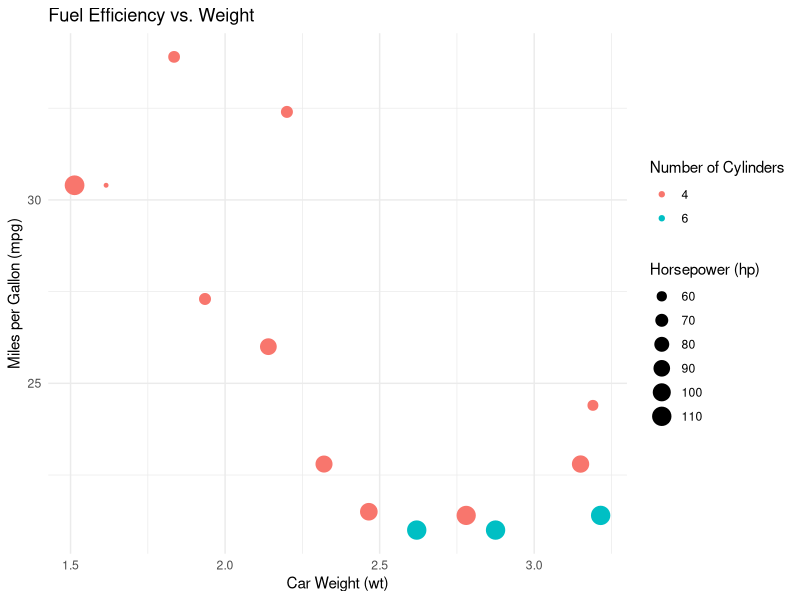
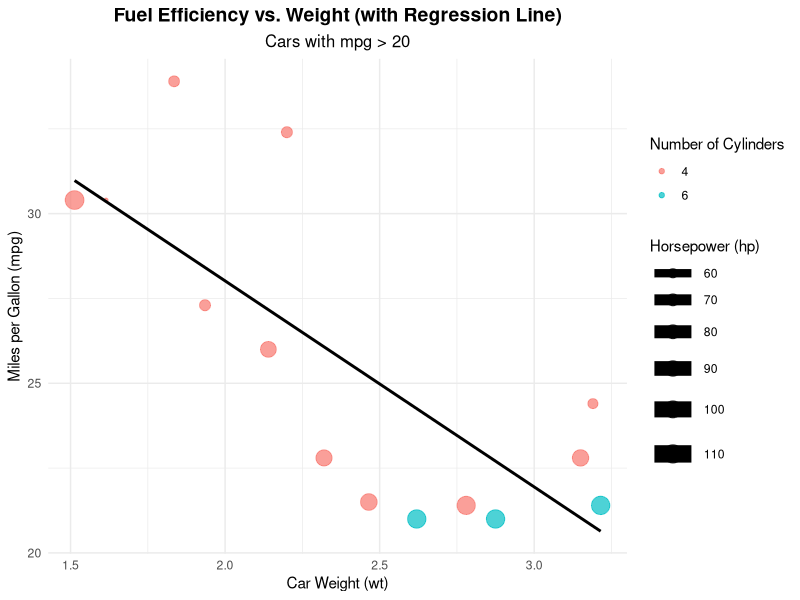

Recreate these plots in R, in order.
## ---- chunk 1
library(ggplot2)
library(dplyr)

# Load necessary libraries
library(ggplot2)
library(dplyr)

# Example using mtcars dataset
mtcars %>%
  # Data manipulation using pipes (filter, mutate, etc.)
  filter(mpg > 20) %>%      # Filter cars with mpg > 20
  mutate(cyl_factor = as.factor(cyl)) %>%  # Convert 'cyl' to factor for color grouping
  ggplot(aes(x = wt, y = mpg, color = cyl_factor, size = hp)) +  # Create scatter plot
  geom_point() +  # Add points
  labs(
    title = "Fuel Efficiency vs. Weight",
    x = "Car Weight (wt)",
    y = "Miles per Gallon (mpg)",
    color = "Number of Cylinders",
    size = "Horsepower (hp)"
  ) +
  theme_minimal()  # Apply minimal theme
## ---- chunk 2
mtcars %>%
  filter(mpg > 20) %>%
  mutate(cyl_factor = as.factor(cyl)) %>%
  ggplot(aes(x = wt, y = mpg, color = cyl_factor, size = hp)) +
  geom_point(alpha = 0.7) +  # Points with transparency
  geom_smooth(method = "lm", se = FALSE, color = "black") +  # Add regression line
  labs(
    title = "Fuel Efficiency vs. Weight (with Regression Line)",
    subtitle = "Cars with mpg > 20",
    x = "Car Weight (wt)",
    y = "Miles per Gallon (mpg)",
    color = "Number of Cylinders",
    size = "Horsepower (hp)"
  ) +
  theme_minimal() +
  theme(
    plot.title = element_text(hjust = 0.5, size = 14, face = "bold"),
    plot.subtitle = element_text(hjust = 0.5, size = 12)
  )
